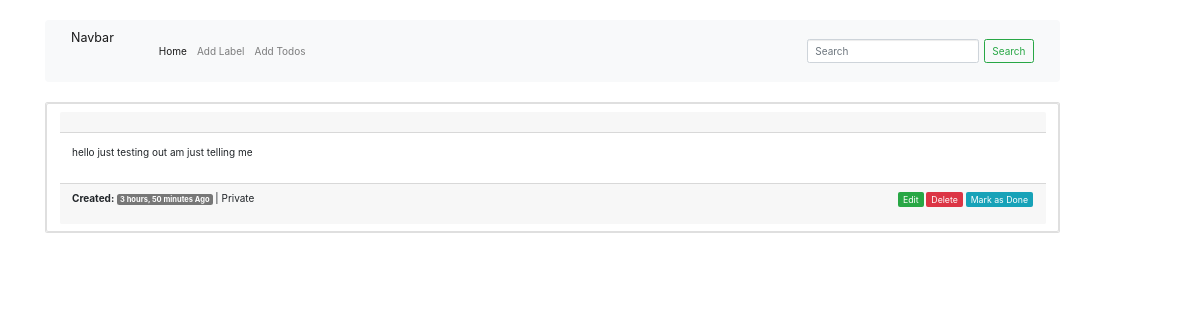
Page /todo/3 on the committed database.
### todos/models.py (models this page shows, shortened)
class Todo(models.Model):
    title = models.CharField(max_length=100)
    description = models.TextField()
    label = models.ForeignKey(Label, on_delete=models.CASCADE)
    created_on = models.DateTimeField(auto_now_add=True)
    updated_on = models.DateTimeField(auto_now=True)
    status = models.BooleanField(default=False)

class Label(models.Model):
    title = models.CharField(max_length=100)
    created_on = models.DateTimeField(auto_now_add=True)
    updated_on = models.DateTimeField(auto_now=True)
    status = models.BooleanField(default=1)
    def __str__(self):
        return self.title

### todos/views.py (the view)
# urls.py: path('todo/<int:pk>', TodoDetail.as_view(), name="todos-detail"),
class TodoDetail(DetailView):
    model = Todo

### templates/todos/todo_detail.html (shortened to what this page needs)
{% extends 'base.html' %}
{% block contents %}
  {% if object %}
    <ul class="list-group card">
        <li class="list-group-item">
            <div class="card-header">
            </div>
            <div class="col_md_2_list card-body">
                <p>{{object.description}}</p>
            </div>
            <div class="card-footer">
                <div class="cont_text_date">
                    <p>
                        <span>
                        <b>Created:</b>
                        <span class="badge badge-default">{{object.created_on|timesince}} Ago</span>  |
                        {{object.label}}
                        </span>
                        <span class="float-right">
                            <a href="{% url 'todos-update' object.pk %}" class="btn-success btn-sm">Edit</a>
                            <a href="{% url 'todos-delete' object.pk %}" class="btn-danger btn-sm">Delete</a>
                             {% if object.status %}
                                <a href="{% url 'todos-is-completed' object.pk 0 %}" class="btn-info btn-sm">Mark as not Done</a>
                            {% else %}
                                 <a href="{% url 'todos-is-completed' object.pk 1 %}" class="btn-info btn-sm">Mark as  Done</a>
                            {% endif %}
                        </span>
                    </p>
                </div>
            </div>
        </li>
    </ul>
{% else %}
    <h5>
        No <b>Todolist</b> Added Yet....
        <a href="{% url 'todos-create-label' %}"> Click me to Add </a>
        New Label to get Started
    </h5>
{% endif %}
{% endblock contents %}

### rows in the picture
Todo: description "hello just testing out am just telling me", created_on "3 hours, 50 minutes", label "Private"
